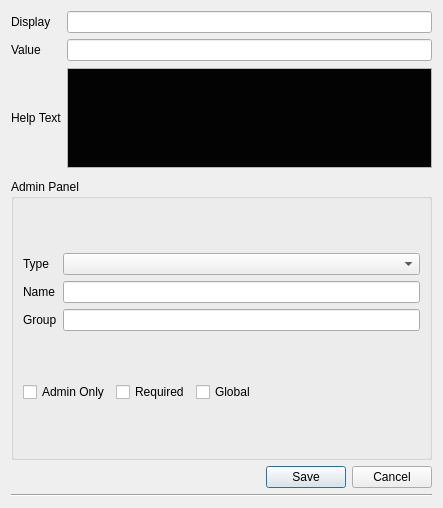
<?xml version="1.0" encoding="UTF-8"?>
<ui version="4.0">
 <class>Form</class>
 <widget class="QWidget" name="Form">
  <property name="geometry">
   <rect>
    <x>0</x>
    <y>0</y>
    <width>443</width>
    <height>508</height>
   </rect>
  </property>
  <property name="sizePolicy">
   <sizepolicy hsizetype="Preferred" vsizetype="Fixed">
    <horstretch>0</horstretch>
    <verstretch>0</verstretch>
   </sizepolicy>
  </property>
  <property name="maximumSize">
   <size>
    <width>16777215</width>
    <height>16777215</height>
   </size>
  </property>
  <property name="windowTitle">
   <string>Form</string>
  </property>
  <layout class="QVBoxLayout" name="verticalLayout_2">
   <item>
    <layout class="QGridLayout" name="gridLayout" columnstretch="0,1" rowminimumheight="0,0,0,0,0,1,1">
     <property name="sizeConstraint">
      <enum>QLayout::SetMinimumSize</enum>
     </property>
     <property name="bottomMargin">
      <number>5</number>
     </property>
     <property name="horizontalSpacing">
      <number>5</number>
     </property>
     <property name="verticalSpacing">
      <number>-1</number>
     </property>
     <item row="4" column="0">
      <widget class="QLabel" name="label_2">
       <property name="text">
        <string>Value</string>
       </property>
      </widget>
     </item>
     <item row="0" column="0">
      <widget class="QLabel" name="label_4">
       <property name="text">
        <string>Display</string>
       </property>
      </widget>
     </item>
     <item row="0" column="1">
      <widget class="QLineEdit" name="txtDisplay"/>
     </item>
     <item row="4" column="1">
      <widget class="QLineEdit" name="txt_value"/>
     </item>
     <item row="6" column="0">
      <widget class="QLabel" name="label_6">
       <property name="text">
        <string>Help Text</string>
       </property>
      </widget>
     </item>
     <item row="6" column="1">
      <widget class="QTextEdit" name="txtHelpText">
       <property name="sizePolicy">
        <sizepolicy hsizetype="Preferred" vsizetype="Fixed">
         <horstretch>0</horstretch>
         <verstretch>0</verstretch>
        </sizepolicy>
       </property>
       <property name="maximumSize">
        <size>
         <width>16777213</width>
         <height>100</height>
        </size>
       </property>
       <property name="palette">
        <palette>
         <active>
          <colorrole role="Text">
           <brush brushstyle="SolidPattern">
            <color alpha="255">
             <red>255</red>
             <green>255</green>
             <blue>255</blue>
            </color>
           </brush>
          </colorrole>
          <colorrole role="Base">
           <brush brushstyle="SolidPattern">
            <color alpha="255">
             <red>3</red>
             <green>3</green>
             <blue>3</blue>
            </color>
           </brush>
          </colorrole>
         </active>
         <inactive>
          <colorrole role="Text">
           <brush brushstyle="SolidPattern">
            <color alpha="255">
             <red>255</red>
             <green>255</green>
             <blue>255</blue>
            </color>
           </brush>
          </colorrole>
          <colorrole role="Base">
           <brush brushstyle="SolidPattern">
            <color alpha="255">
             <red>3</red>
             <green>3</green>
             <blue>3</blue>
            </color>
           </brush>
          </colorrole>
         </inactive>
         <disabled>
          <colorrole role="Text">
           <brush brushstyle="SolidPattern">
            <color alpha="255">
             <red>127</red>
             <green>127</green>
             <blue>127</blue>
            </color>
           </brush>
          </colorrole>
          <colorrole role="Base">
           <brush brushstyle="SolidPattern">
            <color alpha="255">
             <red>237</red>
             <green>237</green>
             <blue>237</blue>
            </color>
           </brush>
          </colorrole>
         </disabled>
        </palette>
       </property>
      </widget>
     </item>
    </layout>
   </item>
   <item>
    <widget class="QGroupBox" name="adminPanel">
     <property name="title">
      <string>Admin Panel</string>
     </property>
     <layout class="QVBoxLayout" name="verticalLayout">
      <item>
       <layout class="QGridLayout" name="gridLayout_2">
        <item row="0" column="0">
         <widget class="QLabel" name="label_3">
          <property name="text">
           <string>Type</string>
          </property>
         </widget>
        </item>
        <item row="0" column="1">
         <widget class="QComboBox" name="cmbType"/>
        </item>
        <item row="1" column="0">
         <widget class="QLabel" name="label">
          <property name="text">
           <string>Name</string>
          </property>
         </widget>
        </item>
        <item row="1" column="1">
         <widget class="QLineEdit" name="txt_name"/>
        </item>
        <item row="2" column="0">
         <widget class="QLabel" name="label_5">
          <property name="text">
           <string>Group</string>
          </property>
         </widget>
        </item>
        <item row="2" column="1">
         <widget class="QLineEdit" name="txtGroup"/>
        </item>
       </layout>
      </item>
      <item>
       <layout class="QHBoxLayout" name="horizontalLayout">
        <item>
         <widget class="QCheckBox" name="cbAdminOnly">
          <property name="text">
           <string>Admin Only</string>
          </property>
         </widget>
        </item>
        <item>
         <widget class="QCheckBox" name="cbRequired">
          <property name="text">
           <string>Required</string>
          </property>
         </widget>
        </item>
        <item>
         <widget class="QCheckBox" name="cbGlobal">
          <property name="text">
           <string>Global</string>
          </property>
         </widget>
        </item>
        <item>
         <spacer name="horizontalSpacer">
          <property name="orientation">
           <enum>Qt::Horizontal</enum>
          </property>
          <property name="sizeHint" stdset="0">
           <size>
            <width>40</width>
            <height>20</height>
           </size>
          </property>
         </spacer>
        </item>
       </layout>
      </item>
     </layout>
    </widget>
   </item>
   <item>
    <widget class="QDialogButtonBox" name="buttonBox">
     <property name="orientation">
      <enum>Qt::Horizontal</enum>
     </property>
     <property name="standardButtons">
      <set>QDialogButtonBox::Cancel|QDialogButtonBox::Save</set>
     </property>
    </widget>
   </item>
   <item>
    <widget class="Line" name="line">
     <property name="orientation">
      <enum>Qt::Horizontal</enum>
     </property>
    </widget>
   </item>
  </layout>
 </widget>
 <resources/>
 <connections/>
</ui>
